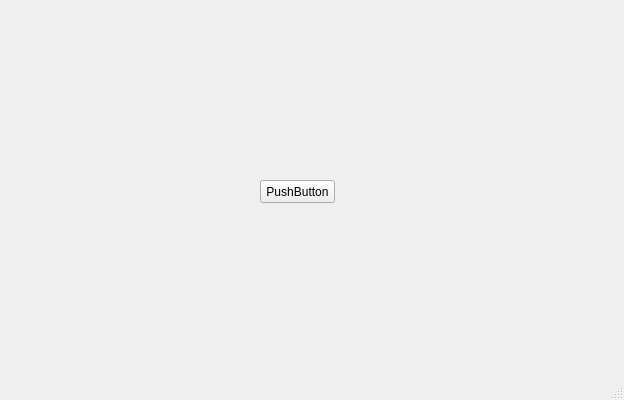
<?xml version="1.0" encoding="UTF-8"?>
<ui version="4.0">
 <class>Gene_Analysis_UIClass</class>
 <widget class="QMainWindow" name="Gene_Analysis_UIClass">
  <property name="geometry">
   <rect>
    <x>0</x>
    <y>0</y>
    <width>624</width>
    <height>400</height>
   </rect>
  </property>
  <property name="windowTitle">
   <string>Gene_Analysis_UI</string>
  </property>
  <widget class="QWidget" name="centralWidget">
   <widget class="QPushButton" name="pushButton">
    <property name="geometry">
     <rect>
      <x>260</x>
      <y>180</y>
      <width>75</width>
      <height>23</height>
     </rect>
    </property>
    <property name="text">
     <string>PushButton</string>
    </property>
   </widget>
  </widget>
  <widget class="QStatusBar" name="statusBar"/>
 </widget>
 <layoutdefault spacing="6" margin="11"/>
 <resources>
  <include location="Gene_Analysis_UI.qrc"/>
 </resources>
 <connections/>
</ui>
